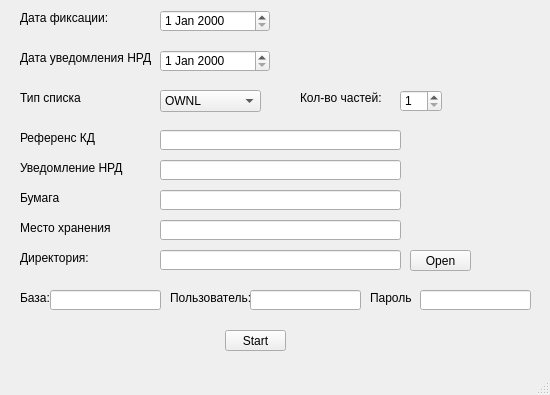
<?xml version="1.0" encoding="UTF-8"?>
<ui version="4.0">
 <class>MainWindow</class>
 <widget class="QMainWindow" name="MainWindow">
  <property name="geometry">
   <rect>
    <x>0</x>
    <y>0</y>
    <width>550</width>
    <height>395</height>
   </rect>
  </property>
  <property name="windowTitle">
   <string>Распоряжение по сбору списка</string>
  </property>
  <widget class="QWidget" name="centralwidget">
   <widget class="QDateEdit" name="fix_date">
    <property name="geometry">
     <rect>
      <x>160</x>
      <y>10</y>
      <width>110</width>
      <height>22</height>
     </rect>
    </property>
   </widget>
   <widget class="QLabel" name="label_1">
    <property name="geometry">
     <rect>
      <x>20</x>
      <y>10</y>
      <width>101</width>
      <height>16</height>
     </rect>
    </property>
    <property name="text">
     <string>Дата фиксации:</string>
    </property>
   </widget>
   <widget class="QDateEdit" name="nrd_date">
    <property name="geometry">
     <rect>
      <x>160</x>
      <y>50</y>
      <width>110</width>
      <height>22</height>
     </rect>
    </property>
   </widget>
   <widget class="QLabel" name="label_2">
    <property name="geometry">
     <rect>
      <x>20</x>
      <y>50</y>
      <width>131</width>
      <height>16</height>
     </rect>
    </property>
    <property name="text">
     <string>Дата уведомления НРД:</string>
    </property>
   </widget>
   <widget class="QComboBox" name="list_type">
    <property name="geometry">
     <rect>
      <x>160</x>
      <y>90</y>
      <width>101</width>
      <height>22</height>
     </rect>
    </property>
    <item>
     <property name="text">
      <string>OWNL</string>
     </property>
    </item>
    <item>
     <property name="text">
      <string>AUTL</string>
     </property>
    </item>
   </widget>
   <widget class="QLabel" name="label_3">
    <property name="geometry">
     <rect>
      <x>20</x>
      <y>90</y>
      <width>131</width>
      <height>16</height>
     </rect>
    </property>
    <property name="text">
     <string>Тип списка</string>
    </property>
   </widget>
   <widget class="QLabel" name="label_4">
    <property name="geometry">
     <rect>
      <x>20</x>
      <y>130</y>
      <width>131</width>
      <height>16</height>
     </rect>
    </property>
    <property name="text">
     <string>Референс КД</string>
    </property>
   </widget>
   <widget class="QLabel" name="label_5">
    <property name="geometry">
     <rect>
      <x>20</x>
      <y>160</y>
      <width>131</width>
      <height>16</height>
     </rect>
    </property>
    <property name="text">
     <string>Уведомление НРД</string>
    </property>
   </widget>
   <widget class="QLabel" name="label_6">
    <property name="geometry">
     <rect>
      <x>20</x>
      <y>190</y>
      <width>131</width>
      <height>16</height>
     </rect>
    </property>
    <property name="text">
     <string>Бумага</string>
    </property>
   </widget>
   <widget class="QLabel" name="label_7">
    <property name="geometry">
     <rect>
      <x>20</x>
      <y>220</y>
      <width>131</width>
      <height>16</height>
     </rect>
    </property>
    <property name="text">
     <string>Место хранения</string>
    </property>
   </widget>
   <widget class="QLabel" name="label_8">
    <property name="geometry">
     <rect>
      <x>20</x>
      <y>250</y>
      <width>121</width>
      <height>16</height>
     </rect>
    </property>
    <property name="text">
     <string>Директория:</string>
    </property>
   </widget>
   <widget class="QLineEdit" name="exp_dir">
    <property name="geometry">
     <rect>
      <x>160</x>
      <y>250</y>
      <width>241</width>
      <height>20</height>
     </rect>
    </property>
   </widget>
   <widget class="QPushButton" name="button_path">
    <property name="geometry">
     <rect>
      <x>410</x>
      <y>250</y>
      <width>61</width>
      <height>21</height>
     </rect>
    </property>
    <property name="text">
     <string>Open</string>
    </property>
   </widget>
   <widget class="QLineEdit" name="line_pass">
    <property name="geometry">
     <rect>
      <x>420</x>
      <y>290</y>
      <width>111</width>
      <height>20</height>
     </rect>
    </property>
   </widget>
   <widget class="QLineEdit" name="line_user">
    <property name="geometry">
     <rect>
      <x>250</x>
      <y>290</y>
      <width>111</width>
      <height>20</height>
     </rect>
    </property>
   </widget>
   <widget class="QLabel" name="label_9">
    <property name="geometry">
     <rect>
      <x>370</x>
      <y>290</y>
      <width>41</width>
      <height>16</height>
     </rect>
    </property>
    <property name="text">
     <string>Пароль:</string>
    </property>
   </widget>
   <widget class="QPushButton" name="button_start">
    <property name="geometry">
     <rect>
      <x>590</x>
      <y>290</y>
      <width>61</width>
      <height>21</height>
     </rect>
    </property>
    <property name="text">
     <string>Start</string>
    </property>
   </widget>
   <widget class="QLabel" name="label_10">
    <property name="geometry">
     <rect>
      <x>20</x>
      <y>290</y>
      <width>61</width>
      <height>16</height>
     </rect>
    </property>
    <property name="text">
     <string>База:</string>
    </property>
   </widget>
   <widget class="QLabel" name="label_11">
    <property name="geometry">
     <rect>
      <x>170</x>
      <y>290</y>
      <width>81</width>
      <height>16</height>
     </rect>
    </property>
    <property name="text">
     <string>Пользователь:</string>
    </property>
   </widget>
   <widget class="QLineEdit" name="line_base">
    <property name="geometry">
     <rect>
      <x>50</x>
      <y>290</y>
      <width>111</width>
      <height>20</height>
     </rect>
    </property>
   </widget>
   <widget class="QLineEdit" name="ref_kd">
    <property name="geometry">
     <rect>
      <x>160</x>
      <y>130</y>
      <width>241</width>
      <height>20</height>
     </rect>
    </property>
   </widget>
   <widget class="QLineEdit" name="nrd_notice">
    <property name="geometry">
     <rect>
      <x>160</x>
      <y>160</y>
      <width>241</width>
      <height>20</height>
     </rect>
    </property>
   </widget>
   <widget class="QLineEdit" name="isin_list">
    <property name="geometry">
     <rect>
      <x>160</x>
      <y>190</y>
      <width>241</width>
      <height>20</height>
     </rect>
    </property>
   </widget>
   <widget class="QLineEdit" name="storage_list">
    <property name="geometry">
     <rect>
      <x>160</x>
      <y>220</y>
      <width>241</width>
      <height>20</height>
     </rect>
    </property>
   </widget>
   <widget class="QPushButton" name="button_start_2">
    <property name="geometry">
     <rect>
      <x>225</x>
      <y>330</y>
      <width>61</width>
      <height>21</height>
     </rect>
    </property>
    <property name="text">
     <string>Start</string>
    </property>
   </widget>
   <widget class="QLabel" name="label_12">
    <property name="geometry">
     <rect>
      <x>300</x>
      <y>90</y>
      <width>81</width>
      <height>16</height>
     </rect>
    </property>
    <property name="text">
     <string>Кол-во частей:</string>
    </property>
   </widget>
   <widget class="QSpinBox" name="spinBox">
    <property name="geometry">
     <rect>
      <x>400</x>
      <y>90</y>
      <width>42</width>
      <height>22</height>
     </rect>
    </property>
    <property name="minimum">
     <number>1</number>
    </property>
    <property name="singleStep">
     <number>1</number>
    </property>
   </widget>
  </widget>
  <widget class="QMenuBar" name="menubar">
   <property name="geometry">
    <rect>
     <x>0</x>
     <y>0</y>
     <width>550</width>
     <height>21</height>
    </rect>
   </property>
  </widget>
  <widget class="QStatusBar" name="statusbar"/>
 </widget>
 <resources/>
 <connections/>
</ui>
